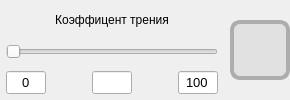
              <widget class="QWidget" name="widget_crossingLimits_frictionForce_3" native="true">
               <layout class="QHBoxLayout" name="horizontalLayout_29">
                <property name="leftMargin">
                 <number>0</number>
                </property>
                <property name="topMargin">
                 <number>0</number>
                </property>
                <property name="rightMargin">
                 <number>0</number>
                </property>
                <property name="bottomMargin">
                 <number>0</number>
                </property>
                <item>
                 <widget class="QWidget" name="widget__crossingLimits_frictionForce_control_3" native="true">
                  <layout class="QVBoxLayout" name="verticalLayout_14">
                   <property name="spacing">
                    <number>6</number>
                   </property>
                   <property name="leftMargin">
                    <number>6</number>
                   </property>
                   <property name="topMargin">
                    <number>6</number>
                   </property>
                   <property name="rightMargin">
                    <number>6</number>
                   </property>
                   <property name="bottomMargin">
                    <number>6</number>
                   </property>
                   <item>
                    <widget class="QLabel" name="label_crossingLimits_frictionForce_3">
                     <property name="sizePolicy">
                      <sizepolicy hsizetype="Preferred" vsizetype="Preferred">
                       <horstretch>0</horstretch>
                       <verstretch>0</verstretch>
                      </sizepolicy>
                     </property>
                     <property name="text">
                      <string>Коэффицент трения</string>
                     </property>
                     <property name="alignment">
                      <set>Qt::AlignmentFlag::AlignCenter</set>
                     </property>
                    </widget>
                   </item>
                   <item>
                    <widget class="QSlider" name="horizontalSlider_crossingLimits_frictionForce_3">
                     <property name="sizePolicy">
                      <sizepolicy hsizetype="Preferred" vsizetype="Preferred">
                       <horstretch>0</horstretch>
                       <verstretch>0</verstretch>
                      </sizepolicy>
                     </property>
                     <property name="orientation">
                      <enum>Qt::Orientation::Horizontal</enum>
                     </property>
                    </widget>
                   </item>
                   <item>
                    <layout class="QHBoxLayout" name="horizontalLayout_crossingLimits_range_limits_4">
                     <property name="spacing">
                      <number>6</number>
                     </property>
                     <property name="sizeConstraint">
                      <enum>QLayout::SizeConstraint::SetDefaultConstraint</enum>
                     </property>
                     <item>
                      <widget class="QLineEdit" name="lineEdit_crossingLimits_frictionForce_lowerLimit_3">
                       <property name="sizePolicy">
                        <sizepolicy hsizetype="Maximum" vsizetype="Maximum">
                         <horstretch>0</horstretch>
                         <verstretch>0</verstretch>
                        </sizepolicy>
                       </property>
                       <property name="maximumSize">
                        <size>
                         <width>40</width>
                         <height>16777215</height>
                        </size>
                       </property>
                       <property name="font">
                        <font>
                         <family>Segoe UI</family>
                         <pointsize>10</pointsize>
                        </font>
                       </property>
                       <property name="text">
                        <string>0</string>
                       </property>
                       <property name="alignment">
                        <set>Qt::AlignmentFlag::AlignCenter</set>
                       </property>
                      </widget>
                     </item>
                     <item>
                      <spacer name="horizontalSpacer_crossingLimits_frictionForce_3">
                       <property name="orientation">
                        <enum>Qt::Orientation::Horizontal</enum>
                       </property>
                       <property name="sizeHint" stdset="0">
                        <size>
                         <width>40</width>
                         <height>20</height>
                        </size>
                       </property>
                      </spacer>
                     </item>
                     <item>
                      <widget class="QLineEdit" name="lineEdit_crossingLimits_frictionForce_value_3">
                       <property name="maximumSize">
                        <size>
                         <width>40</width>
                         <height>16777215</height>
                        </size>
                       </property>
                       <property name="font">
                        <font>
                         <family>Segoe UI</family>
                         <pointsize>10</pointsize>
                        </font>
                       </property>
                      </widget>
                     </item>
                     <item>
                      <spacer name="horizontalSpacer_8">
                       <property name="orientation">
                        <enum>Qt::Orientation::Horizontal</enum>
                       </property>
                       <property name="sizeHint" stdset="0">
                        <size>
                         <width>40</width>
                         <height>20</height>
                        </size>
                       </property>
                      </spacer>
                     </item>
                     <item>
                      <widget class="QLineEdit" name="lineEdit_crossingLimits_frictionForce_upperLimit_3">
                       <property name="maximumSize">
                        <size>
                         <width>40</width>
                         <height>16777215</height>
                        </size>
                       </property>
                       <property name="font">
                        <font>
                         <family>Segoe UI</family>
                         <pointsize>10</pointsize>
                        </font>
                       </property>
                       <property name="text">
                        <string>100</string>
                       </property>
                       <property name="alignment">
                        <set>Qt::AlignmentFlag::AlignCenter</set>
                       </property>
                      </widget>
                     </item>
                    </layout>
                   </item>
                  </layout>
                 </widget>
                </item>
                <item>
                 <widget class="QWidget" name="widget_crossingLimits_frictionForce_limitStatusIndicator_3" native="true">
                  <property name="minimumSize">
                   <size>
                    <width>60</width>
                    <height>60</height>
                   </size>
                  </property>
                  <property name="maximumSize">
                   <size>
                    <width>60</width>
                    <height>60</height>
                   </size>
                  </property>
                  <property name="styleSheet">
                   <string notr="true">background: #E1E1E1;

Border: 4px solid #ADADAD ;
Border-radius: 10px;

</string>
                  </property>
                 </widget>
                </item>
               </layout>
              </widget>
